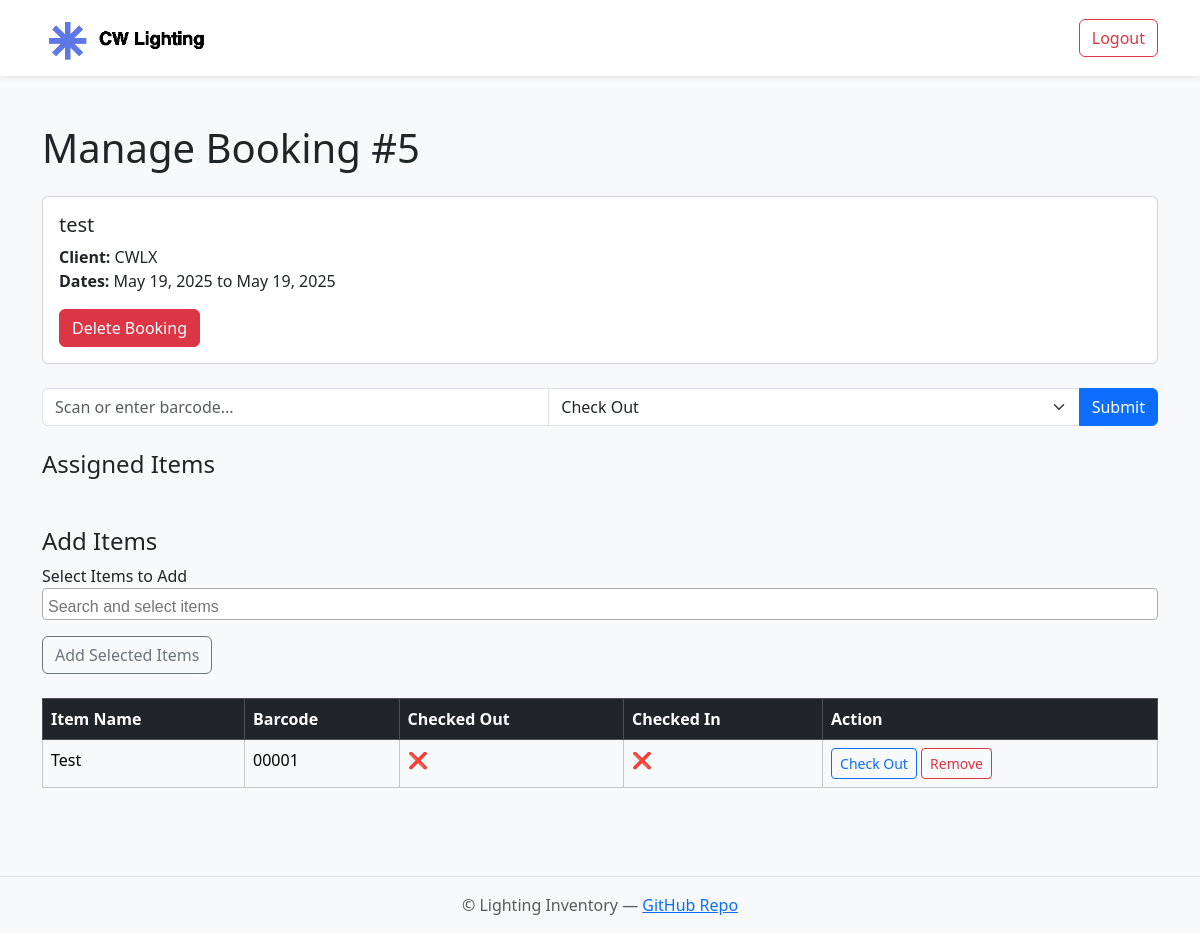
/bookings/manage/5/ (signed in), run on the app's committed database.
### bookings/models.py (models this page shows, shortened)
class Booking(models.Model):
    client = models.ForeignKey(Client, on_delete=models.CASCADE)
    event_name = models.CharField(max_length=100)
    start_date = models.DateField()
    end_date = models.DateField()
    notes = models.TextField(blank=True)

class Client(models.Model):
    name = models.CharField(max_length=255)
    email = models.EmailField(blank=True, null=True)
    phone = models.CharField(max_length=50, blank=True, null=True)
    notes = models.TextField(blank=True, null=True)
    def __str__(self):
        return self.name

class AssignedItem(models.Model):
    booking = models.ForeignKey(Booking, on_delete=models.CASCADE)
    inventory_item = models.ForeignKey(InventoryItem, on_delete=models.CASCADE)
    checked_out = models.BooleanField(default=False)
    checked_in = models.BooleanField(default=False)
    class Meta:
        unique_together = ("booking", "inventory_item")

### inventory/models.py (models this page shows, shortened)
class InventoryItem(models.Model):
    product = models.ForeignKey(Product, on_delete=models.CASCADE, related_name='items')
    barcode = models.CharField(max_length=100, unique=True)
    serial_number = models.CharField(max_length=100, blank=True, null=True)
    is_available = models.BooleanField(default=True)

class Product(models.Model):
    name = models.CharField(max_length=100)
    category = models.ForeignKey(Category, on_delete=models.CASCADE)
    description = models.TextField(blank=True)

### bookings/views.py (the view, shortened to what this page needs)
# urls.py: path('manage/<int:booking_id>/', views.manage_booking, name='manage_booking'),
def manage_booking(request, booking_id):
    booking = get_object_or_404(Booking, id=booking_id)
    assigned_items = AssignedItem.objects.filter(booking=booking)
    overlapping_bookings = Booking.objects.filter(
        Q(start_date__lte=booking.end_date) & Q(end_date__gte=booking.start_date)
    ).exclude(pk=booking.pk)
    booked_item_ids = AssignedItem.objects.filter(
        booking__in=overlapping_bookings
    ).values_list('inventory_item_id', flat=True)
    already_assigned_ids = assigned_items.values_list('inventory_item_id', flat=True)
    available_items = InventoryItem.objects.filter(is_available=True).exclude(
        id__in=booked_item_ids
    ).exclude(
        id__in=already_assigned_ids
    )
    return render(request, 'bookings/manage_booking.html', {
        'booking': booking,
        'assigned_items': assigned_items,
        'available_items': available_items
    })

### bookings/templates/bookings/manage_booking.html (shortened to what this page needs)
{% extends "base.html" %}
{% block content %}
<h1 class="mb-4">Manage Booking #{{ booking.id }}</h1>
<div class="card mb-4">
  <div class="card-body">
    <h5 class="card-title">{{ booking.event_name }}</h5>
    <p class="card-text">
      <strong>Client:</strong> {{ booking.client }}<br>
      <strong>Dates:</strong> {{ booking.start_date }} to {{ booking.end_date }}<br>
    </p>
    <form method="post" action="{% url 'bookings:delete_booking' booking.id %}" onsubmit="return confirm('Are you sure you want to delete this booking? This cannot be undone.');" class="mt-2">
      <button type="submit" class="btn btn-danger">Delete Booking</button>
    </form>
  </div>
</div>
<form method="POST" class="mb-4">
  <div class="input-group mb-3">
    <input type="text" name="barcode" class="form-control" placeholder="Scan or enter barcode..." autofocus>
    <select name="action" class="form-select">
      <option value="check_out">Check Out</option>
    </select>
    <button type="submit" class="btn btn-primary">Submit</button>
  </div>
</form>
<h4>Assigned Items</h4>
<h4 class="mt-5">Add Items</h4>
<form method="POST" class="mb-4">
  <div class="mb-3">
    <label for="id_new_items">Select Items to Add</label>
  </div>
  <button type="submit" class="btn btn-outline-secondary">Add Selected Items</button>
</form>
<form method="POST">
  <table class="table table-bordered table-hover">
    <thead class="table-dark">
      <tr>
        <th>Item Name</th>
        <th>Barcode</th>
        <th>Checked Out</th>
        <th>Checked In</th>
        <th>Action</th>
      </tr>
    </thead>
    <tbody>
      {% for assigned in assigned_items %}
      <tr class="{% if assigned.checked_in %}table-success{% elif assigned.checked_out %}table-warning{% else %}table-light{% endif %}">
        <td>{{ assigned.inventory_item.product.name }}</td>
        <td>{{ assigned.inventory_item.barcode }}</td>
        <td>{{ assigned.checked_out|yesno:"✅,❌" }}</td>
        <td>{{ assigned.checked_in|yesno:"✅,❌" }}</td>
        <td>
          {% if not assigned.checked_out %}
          <form method="post" style="display:inline;">
            <button type="submit" class="btn btn-sm btn-outline-primary">Check Out</button>
          </form>
          {% endif %}
          <form method="post" style="display:inline;">
            <button type="submit" class="btn btn-sm btn-outline-danger">Remove</button>
          </form>
        </td>
      </tr>
      {% endfor %}
    </tbody>
  </table>
</form>
<link href="https://cdn.jsdelivr.net/npm/select2@4.1.0-rc.0/dist/css/select2.min.css" rel="stylesheet" />
{% endblock %}

### data on the page
Booking: id "5", event_name "test", client "CWLX", start_date "May 19, 2025", end_date "May 19, 2025"
AssignedItem: inventory_item.product.name "Test", inventory_item.barcode "00001", checked_out "❌", checked_in "❌"
